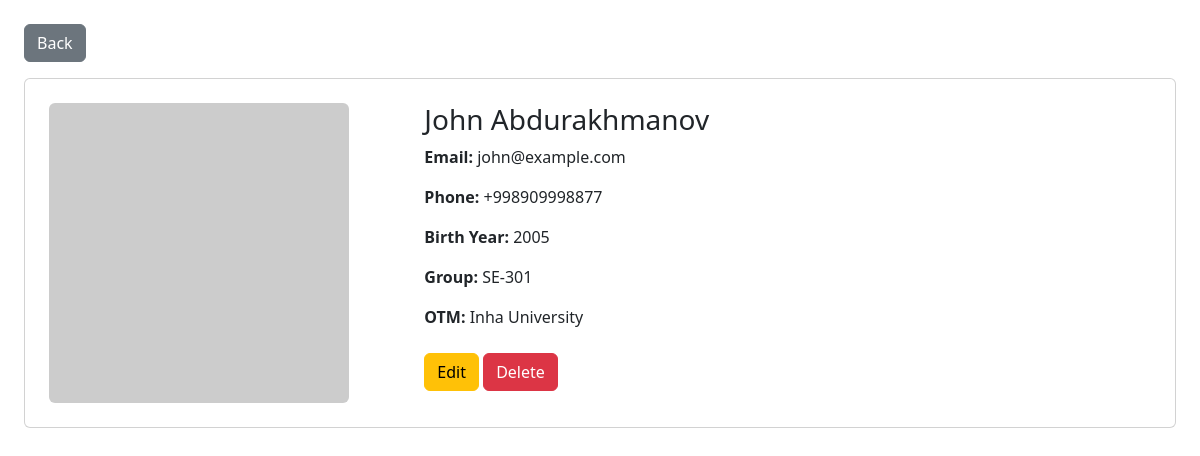
The page /students/3/ on the database its author committed.
### configapp/models.py (models this page shows, shortened)
class Student(models.Model):
    student_f_name = models.CharField(max_length=50)
    student_l_name = models.CharField(max_length=50)
    student_email = models.EmailField()
    student_phone_number = models.CharField(max_length=20)
    student_birth_year = models.IntegerField()
    student_image = models.ImageField(upload_to='students/', blank=True, null=True)
    group = models.ForeignKey(Group, on_delete=models.CASCADE)

class Group(models.Model):
    group_name = models.CharField(max_length=100)
    group_field = models.CharField(max_length=100)
    otm = models.ForeignKey(OTM, on_delete=models.CASCADE)

class OTM(models.Model):
    otm_name = models.CharField(max_length=100)
    otm_email = models.EmailField()
    otm_phone_number = models.CharField(max_length=20)
    otm_address = models.CharField(max_length=255)

### configapp/views.py (the view)
# urls.py: path("students/<int:pk>/", StudentDetailView.as_view(), name="student_detail"),
class StudentDetailView(DetailView):
    model = Student
    template_name = "student_detail.html"

### configapp/templates/student_detail.html (shortened to what this page needs)
<!DOCTYPE html>
<html lang="en">
  <head>
    <link
      rel="stylesheet"
      href="https://cdn.jsdelivr.net/npm/bootstrap@5.3.0/dist/css/bootstrap.min.css"
    />
  </head>
  <body class="p-4">
    <a href="{% url 'configapp:student_list' %}" class="btn btn-secondary mb-3"
      >Back</a
    >
    <div class="card p-4">
      <div class="row">
        <div class="col-md-4">
          {% if student.student_image %}
          <img
            src="{{ student.student_image.url }}"
            class="img-fluid rounded"
          />
          {% else %}
          <img
            src="https://via.placeholder.com/300"
            class="img-fluid rounded"
          />
          {% endif %}
        </div>
        <div class="col-md-8">
          <h3>{{ student.student_f_name }} {{ student.student_l_name }}</h3>
          <p><strong>Email:</strong> {{ student.student_email }}</p>
          <p><strong>Phone:</strong> {{ student.student_phone_number }}</p>
          <p><strong>Birth Year:</strong> {{ student.student_birth_year }}</p>
          <p><strong>Group:</strong> {{ student.group.group_name }}</p>
          <p><strong>OTM:</strong> {{ student.group.otm.otm_name }}</p>
          <a
            href="{% url 'configapp:student_edit' student.id %}"
            class="btn btn-warning mt-2"
            >Edit</a
          >
          <a
            href="{% url 'configapp:student_delete' student.id %}"
            class="btn btn-danger mt-2"
            >Delete</a
          >
        </div>
      </div>
    </div>
  </body>
</html>

### rows shown on the page
Student: student_f_name "John", student_l_name "Abdurakhmanov", student_email "john@example.com", student_phone_number "+998909998877", student_birth_year "2005", group.group_name "SE-301", group.otm.otm_name "Inha University"
